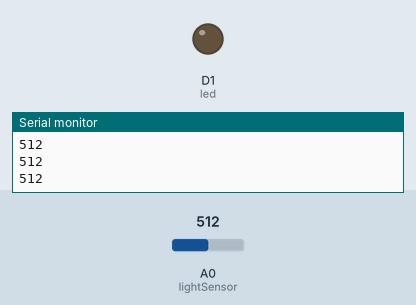
This sketch was run on a simulated ESP8266 (NodeMCU). Shown: output pins drawn as LEDs (lit = HIGH), the last lines printed to the serial monitor. The test bench sets the inputs (shaded band); at power-on: A0 (lightSensor) = 512.

Above: at 1.2 s.
1.3 s: A0 (lightSensor) set to 317
2.8 s: A0 (lightSensor) set to 281
At 3.2 s:
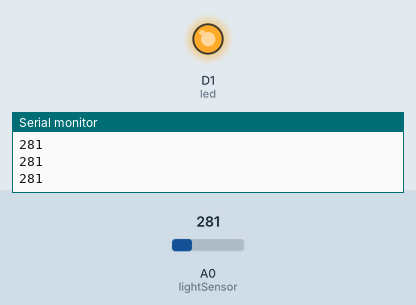
4.3 s: A0 (lightSensor) set to 306
At 5.4 s:
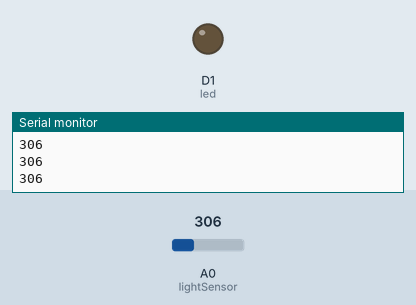
5.8 s: A0 (lightSensor) set to 290
At 6.7 s:
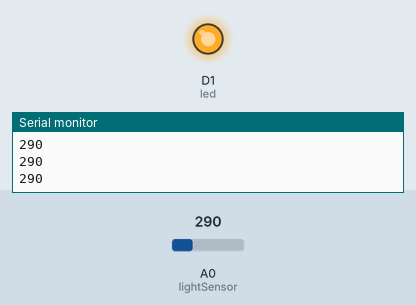
Timing chart, 0 to 8.3 s (numbered marks = the images above; inputs shaded):
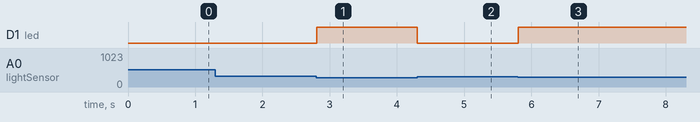

Measured:
- the behaviour switches between 300 and 299 on A0 (lightSensor) (found by bisection; images 0 and 1)
- after the input at 2.8 s, D1 (led): LOW → HIGH at once
- after the input at 4.3 s, D1 (led): HIGH → LOW at once
- after the input at 5.8 s, D1 (led): LOW → HIGH at once

The sketch:

light-sensor-nodemcu-arduino-code.ino
```cpp
const int lightSensor = A0;
const int led = D1;
void setup()
{
  Serial.begin(9600);
  pinMode(led, OUTPUT);
}

void loop()
{
  int rawValue = analogRead(lightSensor);
  Serial.println(rawValue);
  if(rawValue < 300)
  {
    digitalWrite(led, HIGH);
  }
  else
  {
    digitalWrite(led, LOW);
  }
  delay(10);
}
```
